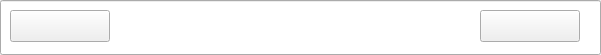
<?xml version="1.0" encoding="UTF-8"?>
<ui version="4.0">
 <class>SearchLineEdit</class>
 <widget class="QLineEdit" name="SearchLineEdit">
  <property name="geometry">
   <rect>
    <x>0</x>
    <y>0</y>
    <width>601</width>
    <height>55</height>
   </rect>
  </property>
  <property name="windowTitle">
   <string>SearchLineEdit</string>
  </property>
  <widget class="QPushButton" name="btnSearch">
   <property name="geometry">
    <rect>
     <x>10</x>
     <y>10</y>
     <width>100</width>
     <height>32</height>
    </rect>
   </property>
   <property name="text">
    <string/>
   </property>
   <property name="icon">
    <iconset>
     <normaloff>:/icon/home/search.svg</normaloff>:/icon/home/search.svg</iconset>
   </property>
   <property name="_vanillaStyle_Patch" stdset="0">
    <string>AppIconButtonPatch</string>
   </property>
  </widget>
  <widget class="QPushButton" name="btnClear">
   <property name="geometry">
    <rect>
     <x>480</x>
     <y>10</y>
     <width>100</width>
     <height>32</height>
    </rect>
   </property>
   <property name="text">
    <string/>
   </property>
   <property name="icon">
    <iconset>
     <normaloff>:/icon/home/clear.svg</normaloff>:/icon/home/clear.svg</iconset>
   </property>
   <property name="_vanillaStyle_Patch" stdset="0">
    <string>AppIconButtonPatch</string>
   </property>
  </widget>
 </widget>
 <resources/>
 <connections/>
</ui>
